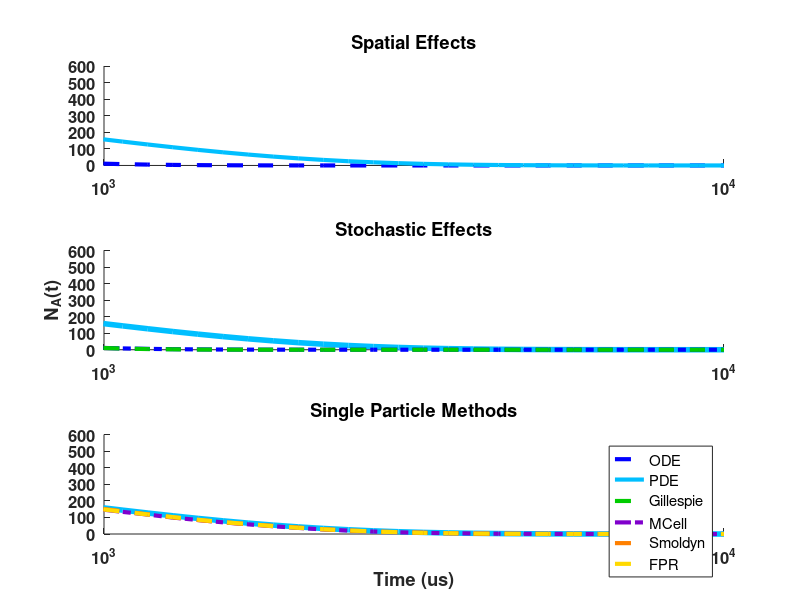

The MATLAB source for this figure: (Note: this script raises an error after producing the figure.)
%% Figure 9a - Irreversible Membrane Recruitment
% Clear
close all
clear
clc

%% Import
% t is in us
load('time.mat');
%load('theory_1.mat');
load('det1D.mat');
load('det3D.mat');
load('gillespie.mat');
load('mcell.mat');
load('smoldyn.mat');
load('fpr.mat');

%% Process data
%   Data files containing one or more trials are averaged
%   Data points corresponding to the time vector are extrapolated
%   Time is converted to us

% Theory
%   time:us
%theory = theory(:,2);

% ODE
%   time: s
det1D = interp1(det1D(:,1)*1e6, det1D(:,2),time,'pchip',0);

% PDE
%   2 trials
%   time: s
det3D(:,2) = (det3D(:,2) + det3D(:,4))/2;
det3D = interp1(det3D(:,1)*1e6,det3D(:,2), time,'pchip', 0);

% Gillespie
%   20 trials
%   time: s
temp = 0;
for n = 1:2:20
    temp = temp(:,1) + interp1(gillespie(:,n)*1e6,gillespie(:,n+1), time, 'pchip',0);
end
gillespie = temp(:,1)/10;
clear temp

% MCell
%   1 trial
%   time: s
mcell = interp1(mcell(:,1)*1e6, mcell(:,2), time, 'pchip', 0);

% Smoldyn
%   4 trials
%   time: s
for n = 3:2:8
    smoldyn(:,2) = smoldyn(:,2)+smoldyn(:,n+1);
end
smoldyn(:,2) = smoldyn(:,2)./4;
smoldyn = interp1(smoldyn(:,1)*1e6, smoldyn(:,2), time, 'pchip', 0);

% FPR
%   24 trials, already averaged
%   time: s
fpr = interp1(fpr(:,1)*1e6,fpr(:,2),time,'pchip',0);

%% Plot
% Ka = 1000 um^2.s-1
figure(1)
subplot(3,1,1) % Spatial Effects
% x0=10;
% y0=10;
% width=400;
% height=590;
% set(gcf,'units','points','position',[x0,y0,width,height])
hold on
title('Spatial Effects');
set(gca, 'xscale', 'log', 'fontsize',12, 'fontweight','bold');
axis([0 10000 0 602]);
%g0 = semilogx(time,theory,'-','Color',[0 0 0], 'LineWidth',4);
g1 = semilogx(time,det1D, '--','Color',[0 0 1], 'LineWidth', 3);
g2 = semilogx(time,det3D, '-','Color',[0 .75 1], 'LineWidth', 3);

subplot(3,1,2) % Stochastic Effects
hold on
title('Stochastic Effects');
set(gca, 'xscale', 'log', 'fontsize',12, 'fontweight','bold');
axis([0 10000 0 602]);
ylabel('N_A(t)');
g3 = semilogx(time,det3D,'-','Color',[0 .75 1], 'LineWidth',4);
g4 = semilogx(time,det1D, '-.','Color',[0 0 1], 'LineWidth', 3);
g5 = semilogx(time,gillespie, '--','Color',[0 .8 0], 'LineWidth', 3);

subplot(3,1,3) % Single Particle Methods
hold on
title('Single Particle Methods');
set(gca, 'xscale', 'log', 'fontsize',12, 'fontweight','bold');
axis([0 10000 0 602]);
xlabel('Time (us)');
g6 = semilogx(time,det3D,'-','Color',[0 .75 1], 'LineWidth',4);
g7 = semilogx(time,mcell, '-.','Color',[.5 0 .8], 'LineWidth', 3);
g8 = semilogx(time,smoldyn, '--','Color',[1 .5 0], 'LineWidth', 3);
g9 = semilogx(time,fpr, '--','Color',[1 .85 0], 'LineWidth', 3);

lgnd = legend([g1 g2 g5 g7 g8 g9],'ODE','PDE','Gillespie',...
    'MCell', 'Smoldyn', 'FPR');
lgnd.FontSize = 11.5;
lgnd.Position = [.02 .475 1 1];
lgnd.Orientation = 'horizontal';


% Legend 
%   Theory                  Black           [0 0 0]
%   ODE Deterministic       Dark Blue       [0 0 1]
%   PDE Deterministic       Light Blue      [0 .75 1]
%   Gillespie               Green           [0 .8 0]
%   FPR                     Yellow          [1 .85 0]
%   Smoldyn                 Orange          [1 .5 0]
%   MCell                   Purple          [.5 0 .8]
%% Clear
%clear
%clc